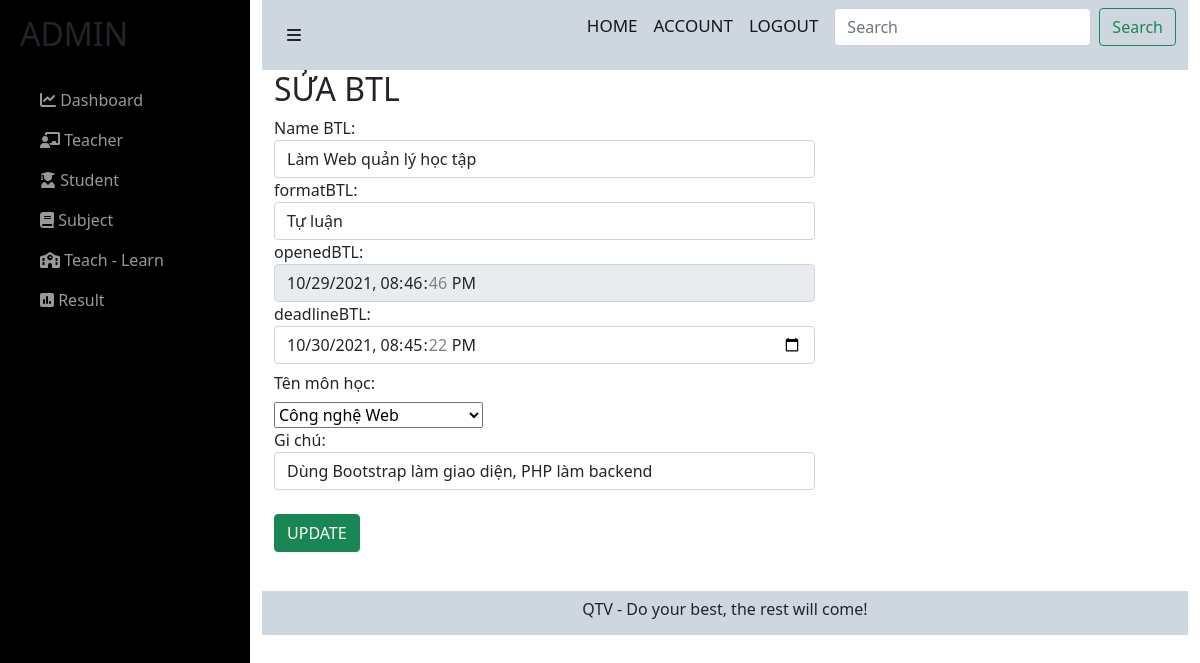
/admin/admin/upd-btl-admin.php?idBTL=1 (signed in), run on the app's committed database.
### tables this page shows
CREATE TABLE `btl` (
  `idBTL` int(11) NOT NULL,
  `nameBTL` varchar(255) NOT NULL,
  `formatBTL` varchar(255) NOT NULL,
  `openedBTL` datetime NOT NULL DEFAULT current_timestamp(),
  `deadlineBTL` datetime NOT NULL,
  `notebtl` varchar(255) NOT NULL,
  `filenamebtl` varchar(255) NOT NULL,
  `idMH` int(11) NOT NULL
);

### admin/admin/upd-btl-admin.php (the view, shortened to what this page needs)
<?php include('../../config/config.php');
?>
<link href="https://cdn.jsdelivr.net/npm/bootstrap@5.0.2/dist/css/bootstrap.min.css" rel="stylesheet">
<link rel="stylesheet" href="https://cdnjs.cloudflare.com/ajax/libs/font-awesome/6.0.0-beta2/css/all.min.css" />
<link rel="stylesheet" href="../../css/add-teacher-admin.css">
<div id="wrapper">
    <div id="sidebar-wrapper">
        <ul class="sidebar-nav">
            <li class="sidebar-brand">
                <h2>ADMIN</h2>
            </li>
            <li>
                <a href="index.php"><i class="fas fa-chart-line"></i> Dashboard</a>
            </li>
            <li>
                <a href="teacher.php"><i class="fas fa-chalkboard-teacher"></i> Teacher</a>
            </li>
            <li>
                <a href="student.php"><i class="fas fa-user-graduate"></i> Student</a>
            </li>
            <li>
                <a href="subject.php"><i class="fas fa-book"></i> Subject</a>
            </li>
            <li>
                <a href="learn-teach-admin.php"><i class="fas fa-school"></i> Teach - Learn</a>
            </li>
            <li>
                <a href="result-admin.php"><i class="fas fa-poll"></i> Result</a>
            </li>
        </ul>
    </div>
    <?php
    if (isset($_GET['idBTL'])) {
        $idBTL = $_GET['idBTL'];
        $sqlqq = "SELECT * FROM btl WHERE idBTL = '$idBTL'";
        $kqqq = mysqli_query($conn, $sqlqq);
        if ($kqqq) {
            $rowqq = mysqli_fetch_assoc($kqqq);
            $nameBTL_q = $rowqq['nameBTL'];
            $formatBTL_q = $rowqq['formatBTL'];
            $openedBTL_q = $rowqq['openedBTL'];
            $deadlineBTL_q = $rowqq['deadlineBTL'];
            $note_q = $rowqq['notebtl'];
        }
    }
    ?>
    <div id="page-content-wrapper">
        <div class="container-fluid">
            <div class="_P$_POST">
                <div class="col-lg-12">
                    <nav class="navbar navbar-light">
                        <div class="container-fluid">
                            <a href="#menu-toggle" class="btn btn-default" id="menu-toggle"><i class="fas fa-bars"></i></a>
                            <form class="d-flex">
                                <a href="" class="navbar-brand">HOME</a>
                                <a href="" class="navbar-brand">ACCOUNT</a>
                                <a href="../../login/logout.php" class="navbar-brand">LOGOUT</a>
                                <input class="form-control me-2" type="search" placeholder="Search" aria-label="Search">
                                <button class="btn btn-outline-success" type="submit">Search</button>
                            </form>
                        </div>
                    </nav>
                    <div class="container">
                        <h2>SỬA BTL</h2>
                        <form method="post">
                            <div class="form-group">
                                <label for="nameBTL">Name BTL:</label>
                                <input type="text" class="form-control" id="nameBTL" placeholder="Enter name" name="nameBTL" value="<?php echo  $nameBTL_q ?>">
                            </div>
                            <div class="form-group">
                                <label for="formatBTL">formatBTL:</label>
                                <input type="text" class="form-control" id="formatBTL" placeholder="Enter formatBTL" name="formatBTL" value="<?php echo  $formatBTL_q ?>">
                            </div>
                            <div class="form-group">
                                <label for="openedBTL">openedBTL:</label>
                                <input type="datetime-local" readonly class="form-control" id="openedBTL" placeholder="Enter openedBTL" name="openedBTL" value="<?php echo $date = date("Y-m-d\TH:i:s", strtotime($openedBTL_q)); ?>">
                            </div>
                            <div class="form-group">
                                <label for="deadlineBTL">deadlineBTL:</label>
                                <input type="datetime-local" class="form-control" id="deadlineBTL" placeholder="Enter deadlineBTL" name="deadlineBTL" value="<?php echo $date = date("Y-m-d\TH:i:s", strtotime($deadlineBTL_q));?>">
                            </div>
                            <div class="form-group ">
                                <label for="idMH" class="col-sm-2 col-form-label">Tên môn học:</label>
                                <div class="col-sm-10">
                                    <select name="idMH">
                                        <?php
                                        $sqlq = "SELECT * FROM monhoc";
                                        $resultq = mysqli_query($conn, $sqlq);
                                        if (mysqli_num_rows($resultq) > 0) {
                                            while ($row = mysqli_fetch_assoc($resultq)) {
                                                echo '<option value="' . $row['idMH'] . '">' . $row['nameMH'] . '</option>';
                                            }
                                        }
                                        ?>
                                    </select>
                                </div>
                            </div>
                            <div class="form-group">
                                <label for="tenGV">Gi chú:</label>
                                <input type="text" class="form-control" id="notebtl" placeholder="Enter tenGV" name="notebtl" value="<?php echo $note_q ?>">
                            </div>
                            <br>
                            <button name="updbtl" type="submit" class="btn btn-success">UPDATE</button>
                        </form>
                    </div>
                </div>
                <footer>
                    <p class="ftr text-center">
                        QTV - Do your best, the rest will come!
                    </p>
                </footer>
            </div>
        </div>
    </div>

### css/add-teacher-admin.css (style rules this page uses)
#wrapper { padding-left: 0; -webkit-transition: all 0.5s ease; -moz-transition: all 0.5s ease; -o-transition: all 0.5s ease; transition: all 0.5s ease; }
.navbar-brand { font-size: 17px; font-weight: 500; }
#page-content-wrapper { padding: 50px; position: relative; }
#sidebar-wrapper { z-index: 1000; position: fixed; left: 250px; width: 0; height: 100%; margin-left: -250px; overflow-y: auto; background: #000; -webkit-transition: all 0.5s ease; -moz-transition: all 0.5s ease; -o-transition: all 0.5s ease; transition: all 0.5s ease; }
#page-content-wrapper { width: 100%; position: absolute; padding: 15px; }
.sidebar-nav { position: absolute; top: 0; width: 250px; margin: 0; padding: 0; list-style: none; }
.sidebar-nav li { text-indent: 20px; line-height: 40px; }
.sidebar-nav li a { display: block; text-decoration: none; color: #999999; }
.sidebar-nav > .sidebar-brand { height: 65px; font-size: 18px; line-height: 60px; margin-top: 15px; }
@media (min-width: 768px) { #wrapper { padding-left: 250px; } }
@media (min-width: 768px) { #sidebar-wrapper { width: 250px; } }
@media (min-width: 768px) { #page-content-wrapper { padding: 0; position: relative; } }
.navbar, .ftr { background-color: #ced6e0; }
.ftr { height: 44px; margin-bottom: 0; padding-top: 6px; }
.container { min-height: 521px; }
.form-control { width: 60%; }

### data on the page
btl: nameBTL "Làm Web quản lý học tập", formatBTL "Tự luận", openedBTL "10/29/2021 20:46:46", deadlineBTL "10/30/2021 20:45:22", notebtl "Dùng Bootstrap làm giao diện, PHP làm backend"

### other printed values
form field idMH "Công nghệ Web"
